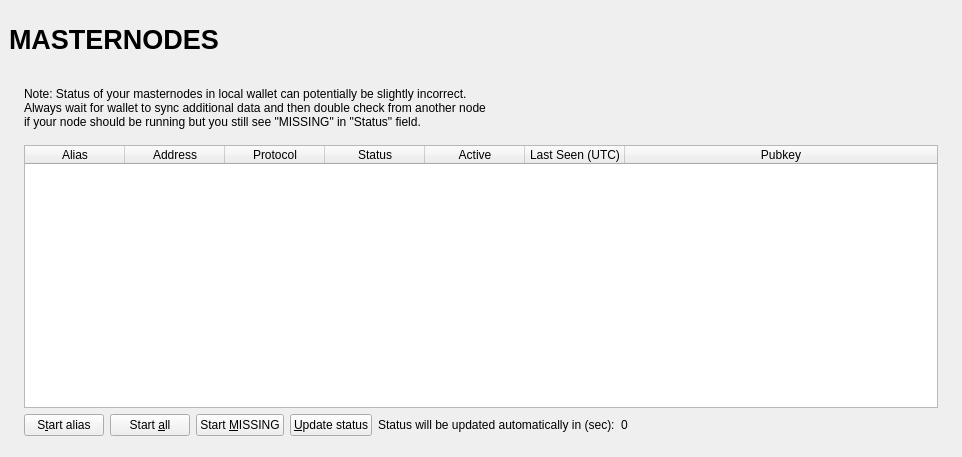
<?xml version="1.0" encoding="UTF-8"?>
<ui version="4.0">
 <class>MasternodeList</class>
 <widget class="QWidget" name="MasternodeList">
  <property name="geometry">
   <rect>
    <x>0</x>
    <y>0</y>
    <width>962</width>
    <height>457</height>
   </rect>
  </property>
  <property name="windowTitle">
   <string>Form</string>
  </property>
  <layout class="QVBoxLayout" name="topLayout" stretch="0">
   <property name="leftMargin">
    <number>9</number>
   </property>
   <property name="topMargin">
    <number>9</number>
   </property>
   <property name="rightMargin">
    <number>9</number>
   </property>
   <property name="bottomMargin">
    <number>9</number>
   </property>
   <item>
    <layout class="QVBoxLayout" name="verticalLayout_Master" stretch="0,1">
     <property name="spacing">
      <number>0</number>
     </property>
     <item>
      <widget class="QFrame" name="frame_Header">
       <layout class="QVBoxLayout" name="verticalLayout_4">
        <property name="leftMargin">
         <number>0</number>
        </property>
        <property name="topMargin">
         <number>0</number>
        </property>
        <property name="rightMargin">
         <number>0</number>
        </property>
        <property name="bottomMargin">
         <number>0</number>
        </property>
        <item>
         <layout class="QHBoxLayout" name="horizontalLayout_Header" stretch="1,0,1">
          <item>
           <widget class="QLabel" name="labelOverviewHeaderLeft">
            <property name="minimumSize">
             <size>
              <width>464</width>
              <height>60</height>
             </size>
            </property>
            <property name="maximumSize">
             <size>
              <width>16777215</width>
              <height>60</height>
             </size>
            </property>
            <property name="font">
             <font>
              <pointsize>20</pointsize>
              <weight>75</weight>
              <bold>true</bold>
             </font>
            </property>
            <property name="text">
             <string>MASTERNODES</string>
            </property>
           </widget>
          </item>
          <item>
           <spacer name="horizontalSpacer">
            <property name="orientation">
             <enum>Qt::Horizontal</enum>
            </property>
            <property name="sizeHint" stdset="0">
             <size>
              <width>40</width>
              <height>20</height>
             </size>
            </property>
           </spacer>
          </item>
          <item>
           <widget class="QLabel" name="labelOverviewHeaderRight">
            <property name="minimumSize">
             <size>
              <width>464</width>
              <height>60</height>
             </size>
            </property>
            <property name="maximumSize">
             <size>
              <width>16777215</width>
              <height>60</height>
             </size>
            </property>
            <property name="font">
             <font>
              <pointsize>14</pointsize>
             </font>
            </property>
            <property name="text">
             <string/>
            </property>
            <property name="alignment">
             <set>Qt::AlignRight|Qt::AlignTrailing|Qt::AlignVCenter</set>
            </property>
           </widget>
          </item>
         </layout>
        </item>
       </layout>
      </widget>
     </item>
     <item>
      <widget class="QFrame" name="frame_BG">
       <layout class="QVBoxLayout" name="verticalLayout_3">
        <property name="leftMargin">
         <number>6</number>
        </property>
        <property name="topMargin">
         <number>6</number>
        </property>
        <property name="rightMargin">
         <number>6</number>
        </property>
        <property name="bottomMargin">
         <number>6</number>
        </property>
        <item>
         <widget class="QFrame" name="frame_Content">
          <layout class="QVBoxLayout" name="verticalLayout">
           <property name="spacing">
            <number>0</number>
           </property>
           <property name="leftMargin">
            <number>0</number>
           </property>
           <property name="topMargin">
            <number>0</number>
           </property>
           <property name="rightMargin">
            <number>0</number>
           </property>
           <property name="bottomMargin">
            <number>0</number>
           </property>
           <item>
            <layout class="QGridLayout" name="gridLayout_2">
             <property name="spacing">
              <number>2</number>
             </property>
             <item row="0" column="0">
              <widget class="QFrame" name="frameList">
               <layout class="QVBoxLayout" name="verticalLayout_2">
                <property name="bottomMargin">
                 <number>1</number>
                </property>
                <item>
                 <layout class="QHBoxLayout" name="horizontalLayout_note">
                  <property name="topMargin">
                   <number>3</number>
                  </property>
                  <property name="bottomMargin">
                   <number>0</number>
                  </property>
                  <item>
                   <widget class="QLabel" name="updateNote">
                    <property name="text">
                     <string>Note: Status of your masternodes in local wallet can potentially be slightly incorrect.&lt;br /&gt;Always wait for wallet to sync additional data and then double check from another node&lt;br /&gt;if your node should be running but you still see &quot;MISSING&quot; in &quot;Status&quot; field.</string>
                    </property>
                   </widget>
                  </item>
                 </layout>
                </item>
                <item>
                 <spacer name="verticalSpacer">
                  <property name="orientation">
                   <enum>Qt::Vertical</enum>
                  </property>
                  <property name="sizeType">
                   <enum>QSizePolicy::Fixed</enum>
                  </property>
                  <property name="sizeHint" stdset="0">
                   <size>
                    <width>20</width>
                    <height>10</height>
                   </size>
                  </property>
                 </spacer>
                </item>
                <item>
                 <widget class="QTableWidget" name="tableWidgetMyMasternodes">
                  <property name="minimumSize">
                   <size>
                    <width>695</width>
                    <height>0</height>
                   </size>
                  </property>
                  <property name="palette">
                   <palette>
                    <active>
                     <colorrole role="Text">
                      <brush brushstyle="SolidPattern">
                       <color alpha="255">
                        <red>51</red>
                        <green>51</green>
                        <blue>51</blue>
                       </color>
                      </brush>
                     </colorrole>
                    </active>
                    <inactive>
                     <colorrole role="Text">
                      <brush brushstyle="SolidPattern">
                       <color alpha="255">
                        <red>51</red>
                        <green>51</green>
                        <blue>51</blue>
                       </color>
                      </brush>
                     </colorrole>
                    </inactive>
                    <disabled>
                     <colorrole role="Text">
                      <brush brushstyle="SolidPattern">
                       <color alpha="255">
                        <red>85</red>
                        <green>85</green>
                        <blue>85</blue>
                       </color>
                      </brush>
                     </colorrole>
                    </disabled>
                   </palette>
                  </property>
                  <property name="editTriggers">
                   <set>QAbstractItemView::NoEditTriggers</set>
                  </property>
                  <property name="alternatingRowColors">
                   <bool>true</bool>
                  </property>
                  <property name="selectionMode">
                   <enum>QAbstractItemView::SingleSelection</enum>
                  </property>
                  <property name="selectionBehavior">
                   <enum>QAbstractItemView::SelectRows</enum>
                  </property>
                  <property name="sortingEnabled">
                   <bool>true</bool>
                  </property>
                  <attribute name="horizontalHeaderStretchLastSection">
                   <bool>true</bool>
                  </attribute>
                  <column>
                   <property name="text">
                    <string>Alias</string>
                   </property>
                  </column>
                  <column>
                   <property name="text">
                    <string>Address</string>
                   </property>
                  </column>
                  <column>
                   <property name="text">
                    <string>Protocol</string>
                   </property>
                  </column>
                  <column>
                   <property name="text">
                    <string>Status</string>
                   </property>
                  </column>
                  <column>
                   <property name="text">
                    <string>Active</string>
                   </property>
                  </column>
                  <column>
                   <property name="text">
                    <string>Last Seen (UTC)</string>
                   </property>
                  </column>
                  <column>
                   <property name="text">
                    <string>Pubkey</string>
                   </property>
                  </column>
                 </widget>
                </item>
                <item>
                 <layout class="QHBoxLayout" name="horizontalLayout_5">
                  <property name="bottomMargin">
                   <number>5</number>
                  </property>
                  <item>
                   <widget class="QPushButton" name="startButton">
                    <property name="text">
                     <string>S&amp;tart alias</string>
                    </property>
                   </widget>
                  </item>
                  <item>
                   <widget class="QPushButton" name="startAllButton">
                    <property name="text">
                     <string>Start &amp;all</string>
                    </property>
                   </widget>
                  </item>
                  <item>
                   <widget class="QPushButton" name="startMissingButton">
                    <property name="text">
                     <string>Start &amp;MISSING</string>
                    </property>
                   </widget>
                  </item>
                  <item>
                   <widget class="QPushButton" name="UpdateButton">
                    <property name="text">
                     <string>&amp;Update status</string>
                    </property>
                   </widget>
                  </item>
                  <item>
                   <widget class="QLabel" name="autoupdate_label">
                    <property name="text">
                     <string>Status will be updated automatically in (sec):</string>
                    </property>
                   </widget>
                  </item>
                  <item>
                   <widget class="QLabel" name="secondsLabel">
                    <property name="text">
                     <string>0</string>
                    </property>
                   </widget>
                  </item>
                  <item>
                   <spacer name="horizontalSpacer_5">
                    <property name="orientation">
                     <enum>Qt::Horizontal</enum>
                    </property>
                    <property name="sizeHint" stdset="0">
                     <size>
                      <width>40</width>
                      <height>20</height>
                     </size>
                    </property>
                   </spacer>
                  </item>
                 </layout>
                </item>
               </layout>
              </widget>
             </item>
            </layout>
           </item>
          </layout>
         </widget>
        </item>
       </layout>
      </widget>
     </item>
    </layout>
   </item>
  </layout>
 </widget>
 <resources/>
 <connections/>
</ui>
